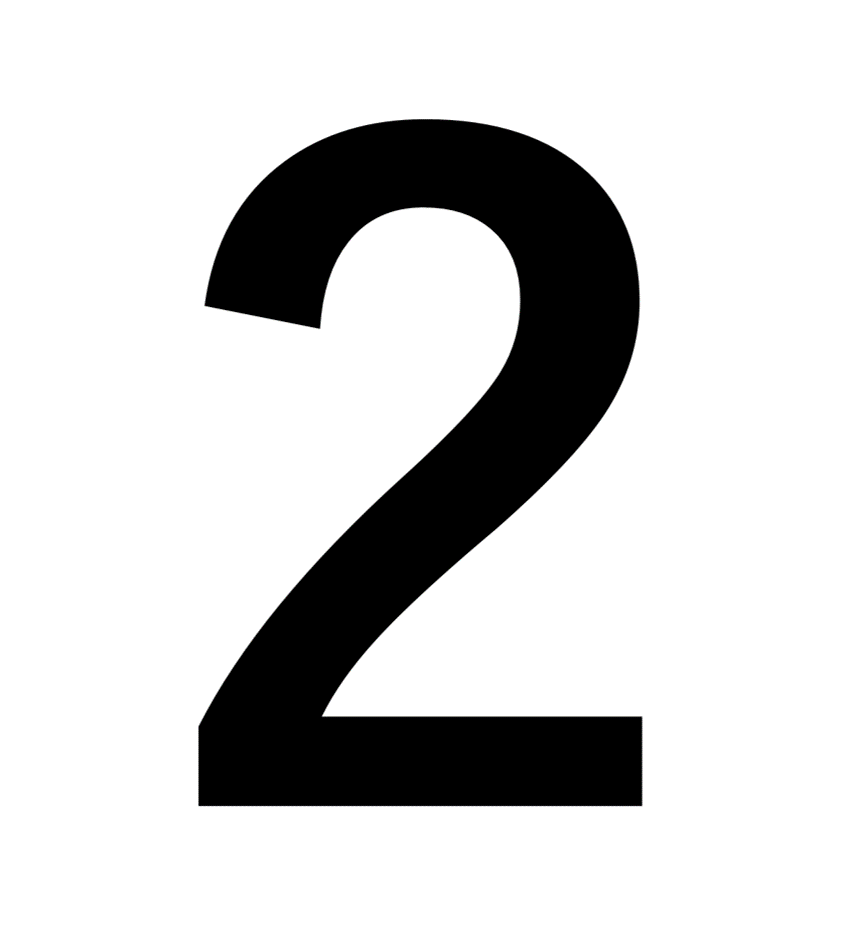
#> input picture init/2.png, 850 x 940 px
$ python -i dispImage.py   (imports and definitions only)
#> lines starting #> are read from the running program, lines starting #| are printed output that depends on the picture
import tkinter as tk
import tkinter.filedialog as fd
import PIL.Image
import PIL.ImageTk

def dispPhoto(path):
    #画像を読み込む
#> called with path = '2.png'
    newImage = PIL.Image.open(path).convert("L").resize((32, 32)).resize((300, 300))
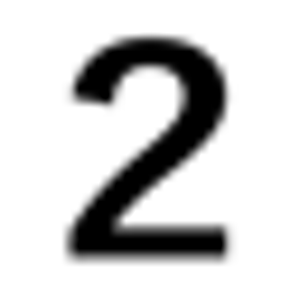
#> newImage: PIL image 300x300 L; min 0, max 255, mean 208.6
    #そのイメージをラベルに表示する
#> (the run stopped early here; a loop or call above may not have finished)
